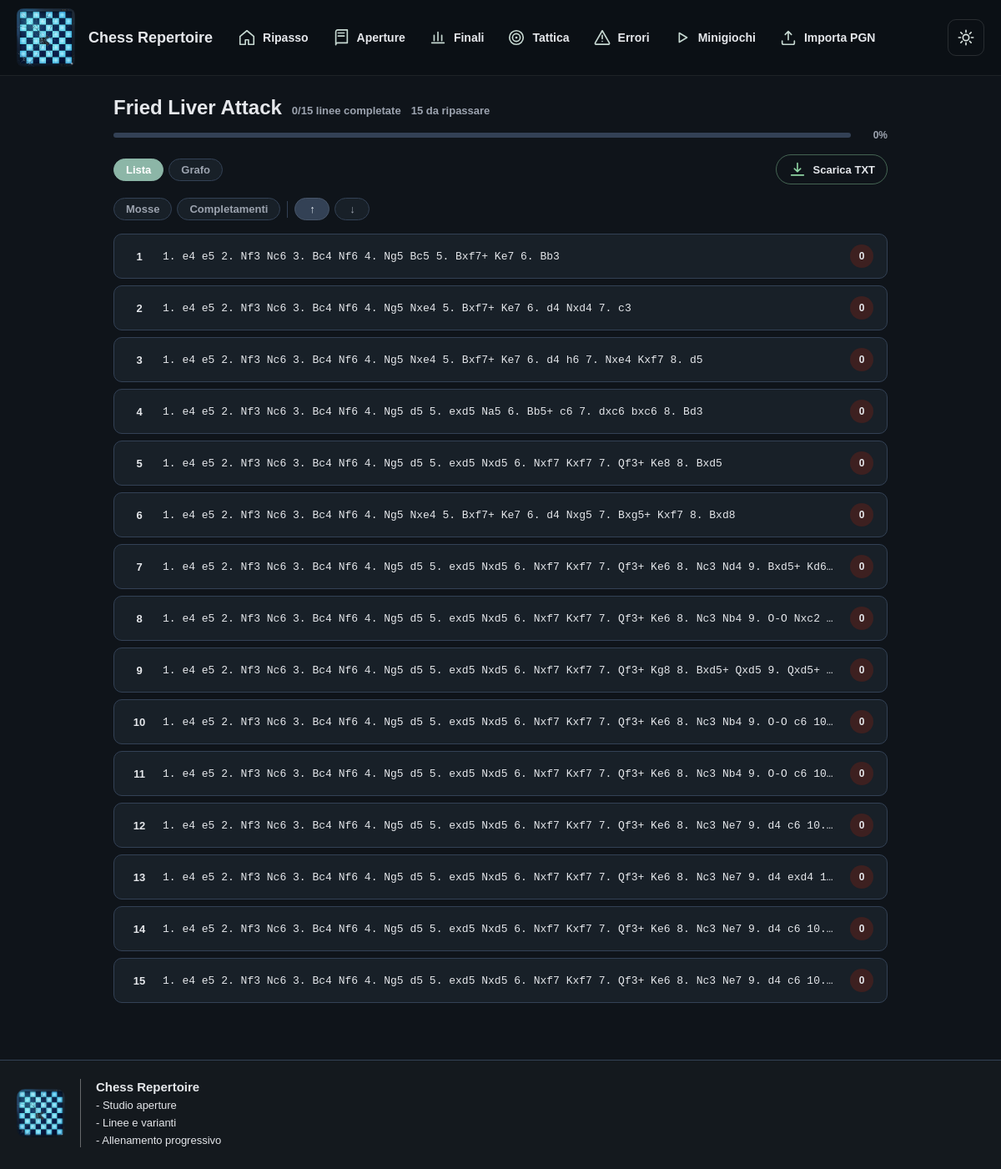
Before: /opening/14/ with the older database file.
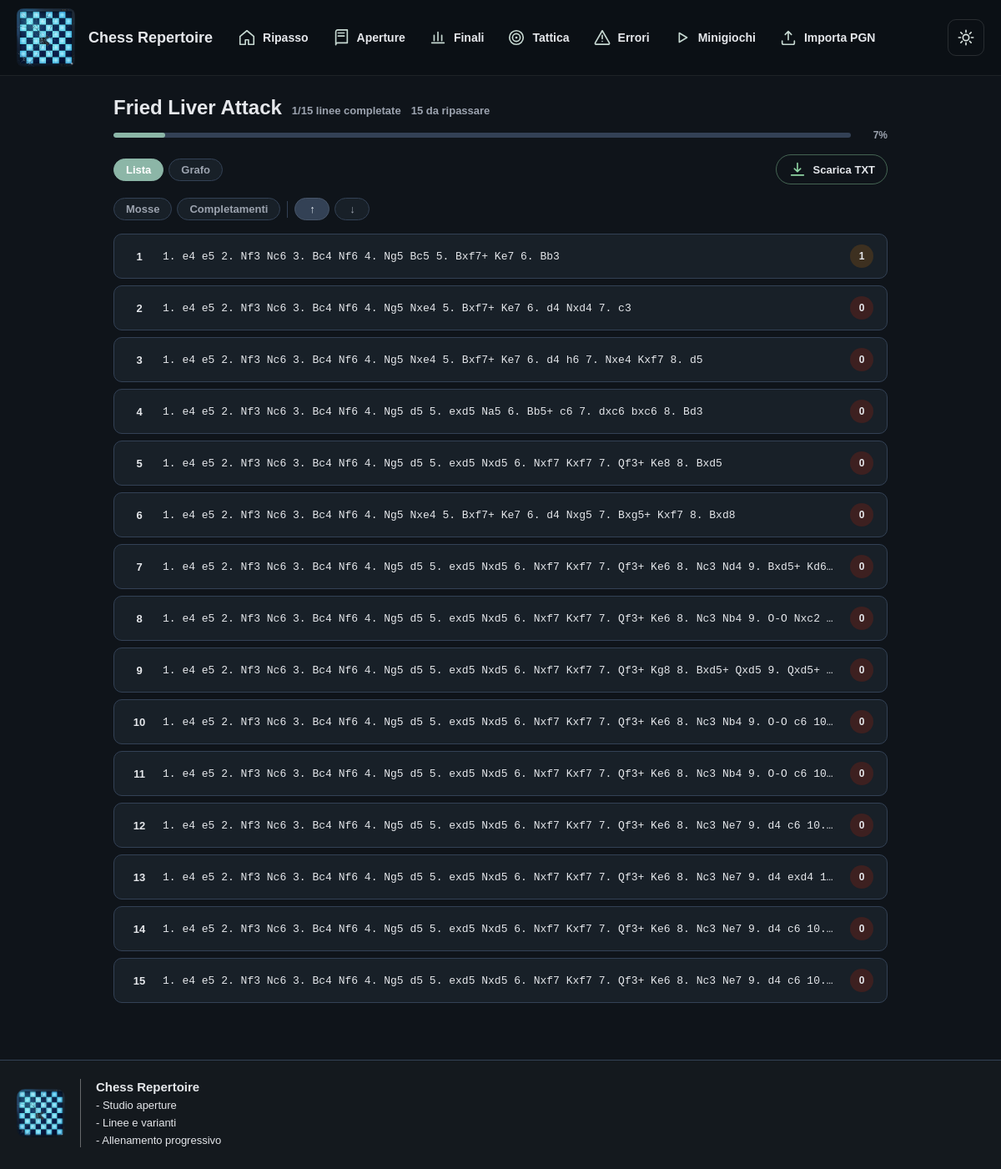
After: the same page with the newer database file.
### repertoire/models.py (models this page shows, shortened)
class ReviewFieldsMixin(models.Model):
    completamenti = models.PositiveIntegerField(default=0)
    last_reviewed = models.DateTimeField(blank=True, null=True)
    due_at = models.DateTimeField(blank=True, null=True)
    review_attempts = models.PositiveIntegerField(default=0)
    mistakes = models.PositiveIntegerField(default=0)
    accuracy = models.FloatField(default=0)
    class Meta:
        abstract = True

class OpeningLine(ReviewFieldsMixin, models.Model):
    root = models.ForeignKey("OpeningRoot", on_delete=models.CASCADE, related_name="linee")
    numero = models.PositiveIntegerField(default=0, null=True, blank=True)
    titolo = models.CharField(max_length=200, blank=True, null=True)
    pgn = models.TextField()
    note = models.TextField(blank=True, null=True)
    flipped = models.BooleanField(default=False)
    difficolta = models.CharField(max_length=20, choices=DIFFICOLTA_CHOICES, default="media", blank=True)
    parent = models.ForeignKey(
        "self",
        null=True,
        blank=True,
        on_delete=models.SET_NULL,
        related_name="varianti",
    )
    class Meta:
        ordering = ["numero"]
    def count_moves(self):
        clean = self.pgn.replace("{", "").replace("}", "")
        return len([m for m in clean.split() if "." not in m and m not in ["1-0", "0-1", "1/2-1/2", "*"]])

### repertoire/views.py (the view)
# urls.py: path('opening/<int:opening_id>/', views.opening_detail, name='opening_detail'),
def opening_detail(request, opening_id):
    opening = get_object_or_404(OpeningRoot, pk=opening_id)
    all_lines = list(
        OpeningLine.objects.filter(root=opening)
        .filter(_numbered_line_filter())
        .annotate(pgn_len=Length("pgn"))
        .order_by("pgn_len", "numero", "id")
    )
    tree_json = json.dumps(_build_move_tree(all_lines))
    completed = sum(1 for line in all_lines if line.completamenti > 0)
    due_count = sum(1 for line in all_lines if is_due(line))
    return render(
        request,
        "repertoire/opening_detail.html",
        {
            "opening": opening,
            "all_lines": all_lines,
            "tree_json": tree_json,
            "completed_lines": completed,
            "due_lines": due_count,
        },
    )

### repertoire/utils.py (called while the page is built)
def tokenize_pgn(pgn):
    text = pgn or ""
    text = re.sub(r"\{[^}]*\}", "", text)
    text = re.sub(r"\([^)]*\)", "", text)
    text = re.sub(r"\$\d+", "", text)
    text = re.sub(r"\d+\.(\.\.)?", " ", text)
    text = re.sub(r"[+#!?]", "", text)
    return [token for token in text.split() if token and token not in RESULT_TOKENS]

def is_due(reviewable, now=None):
    now = now or timezone.now()
    return reviewable.review_attempts == 0 or reviewable.due_at is None or reviewable.due_at <= now

### repertoire/views.py (called while the page is built)
def _pgn_to_moves(pgn):
    return tokenize_pgn(pgn)

def _build_move_tree(lines):
    root = {"n": "", "c": [], "l": None}
    for line in lines:
        moves = _pgn_to_moves(line.pgn)
        node = root
        for move in moves:
            child = next((c for c in node["c"] if c["n"] == move), None)
            if child is None:
                child = {"n": move, "c": [], "l": None}
                node["c"].append(child)
            node = child
        if moves:
            node["l"] = {"id": line.root_id, "num": line.numero}
    return root

def _numbered_line_filter():
    return Q(numero__isnull=False) & Q(numero__gt=0)

### repertoire/templates/repertoire/opening_detail.html (shortened to what this page needs)
{% extends "repertoire/base.html" %}
{% block content %}
<div class="page">
  <div style="display:flex;align-items:baseline;gap:12px;flex-wrap:wrap;">
    <h1 class="page-title">{{ opening.nome }}</h1>
    <span style="font-size:13px;font-weight:700;color:var(--text-muted);white-space:nowrap;">{{ completed_lines }}/{{ all_lines|length }} linee completate</span>
    <span style="font-size:13px;font-weight:700;color:var(--text-muted);white-space:nowrap;">{{ due_lines }} da ripassare</span>
  </div>
  {% if all_lines %}
  {% with pct=completed_lines|stringformat:"s" total=all_lines|length %}
  <div style="margin:8px 0 16px;display:flex;align-items:center;gap:10px;">
    <div style="flex:1;height:6px;background:var(--border);border-radius:4px;overflow:hidden;">
      <div style="height:100%;width:{% widthratio completed_lines all_lines|length 100 %}%;background:var(--accent);border-radius:4px;transition:width .4s;"></div>
    </div>
    <span style="font-size:12px;font-weight:700;color:var(--text-muted);min-width:34px;text-align:right;">{% widthratio completed_lines all_lines|length 100 %}%</span>
  </div>
  {% endwith %}
  {% endif %}
  <div class="toolbar">
    <div style="display:flex;align-items:center;gap:6px;">
      <button class="sort-btn active" id="btnLista">Lista</button>
      <button class="sort-btn" id="btnGrafo">Grafo</button>
    </div>
    <a href="{% url 'download_opening_lines' opening.id %}" class="download-link">
      <svg class="ui-icon" aria-hidden="true"><use href="#icon-download"></use></svg>
      <span>Scarica TXT</span>
    </a>
  </div>
  <div id="sortControls" style="display:flex;align-items:center;gap:6px;flex-wrap:wrap;margin-bottom:16px;">
    <button class="sort-btn" data-sort="mosse">Mosse</button>
    <button class="sort-btn" data-sort="completamenti">Completamenti</button>
    <button class="dir-btn active" id="dirAsc">↑</button>
    <button class="dir-btn" id="dirDesc">↓</button>
  </div>
  <div id="listView">
    {% if all_lines %}
    <div class="linee-list" id="lineList">
      {% for line in all_lines %}
      <a class="linea-card"
         href="{% url 'line_training' line.root.id line.numero %}"
         data-completamenti="{{ line.completamenti }}"
         data-mosse="{{ line.count_moves }}"
         data-original-index="{{ forloop.counter0 }}">
        <span class="linea-num">{{ forloop.counter }}</span>
        <span class="linea-pgn">{{ line.pgn }}</span>
        {% with c=line.completamenti %}
        <span class="completamenti-badge {% if c == 0 %}c-zero{% elif c < 7 %}c-low{% elif c < 15 %}c-mid{% else %}c-high{% endif %}"
              title="{{ c }} completamenti">{{ c }}</span>
        {% endwith %}
      </a>
      {% endfor %}
    </div>
    {% else %}
    <div class="empty-state">Nessuna linea registrata per questa apertura.</div>
    {% endif %}
  </div>
</div>
{% endblock %}

Changed rows visible on the page:
changed OpeningLine "1. e4 e5 2. Nf3 Nc6 3. Bc4 Nf6 4. Ng5 Bc5 5. Bxf7+ Ke7 6. Bb3": completamenti "0" → "1"
Other visible differences:
{{ completed_lines }}: "0" → "1"
text no longer shown: "0"
text now shown: "7"
